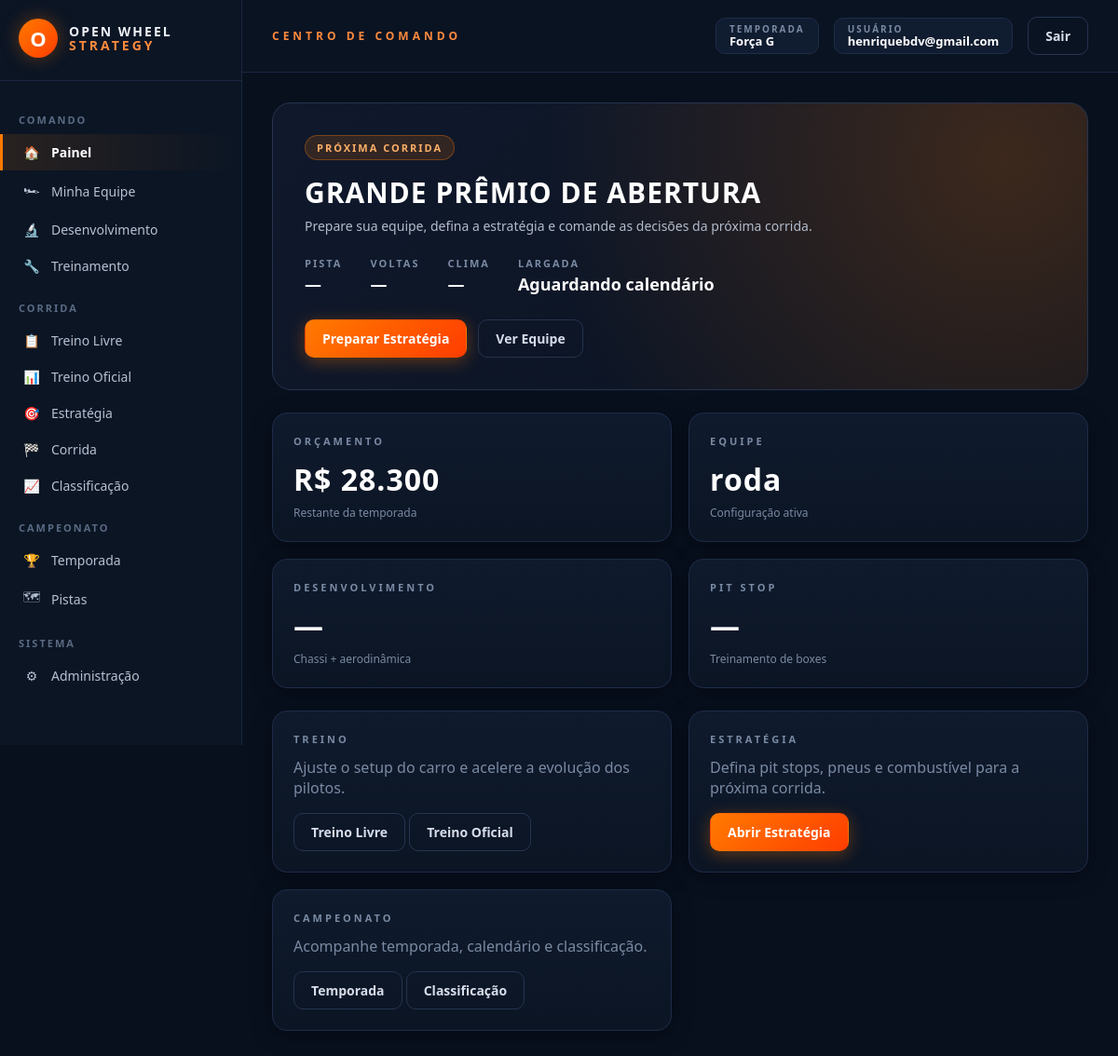
Page / (signed in) on the earlier database version.
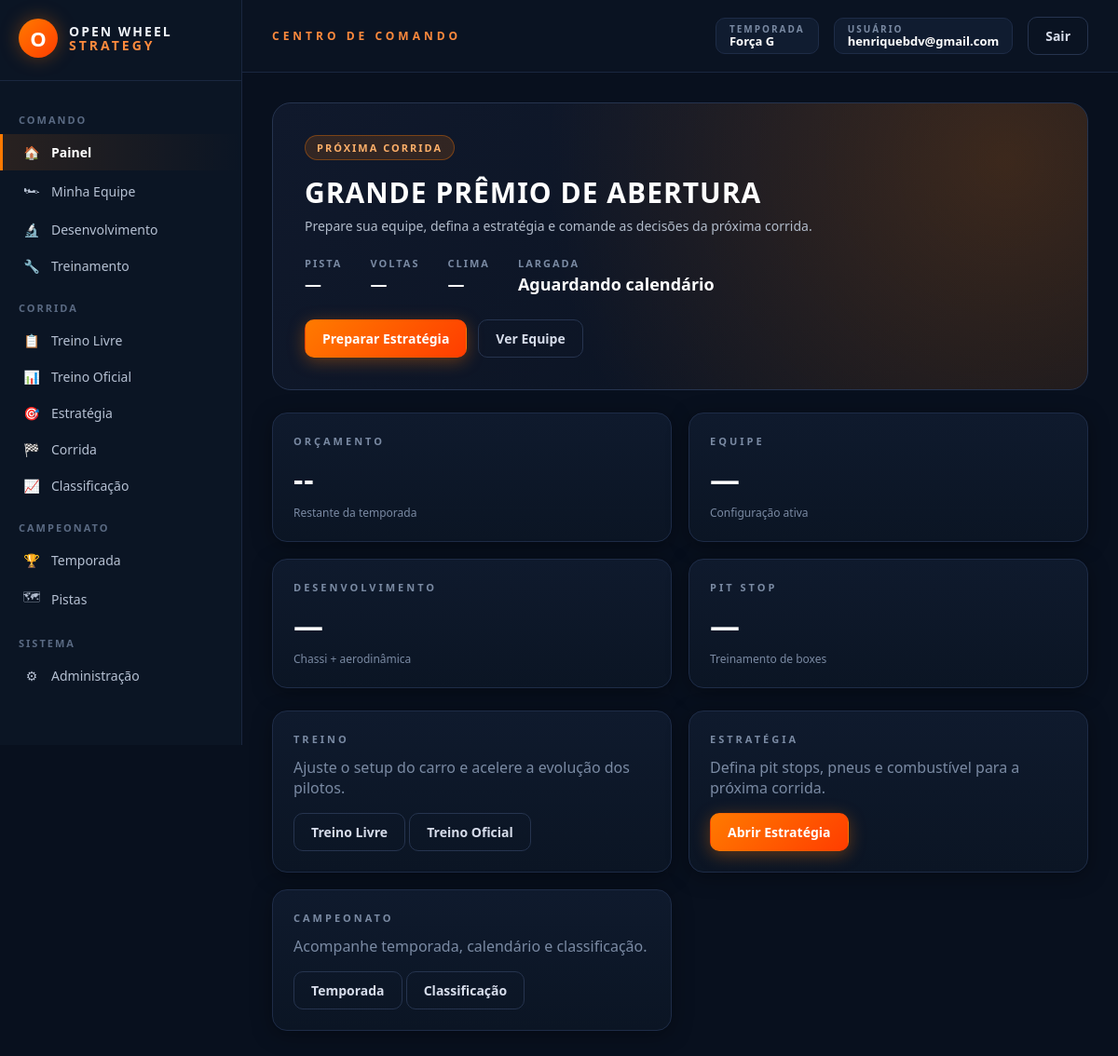
Same page on the later database version.
### models_temporada.py (models this page shows, shortened)
class Temporada(db.Model):
    __tablename__ = "temporadas"
    id = db.Column(db.Integer, primary_key=True)
    nome = db.Column(db.String(120), nullable=False)
    ativa = db.Column(db.Boolean, default=False, nullable=False)
    data_criacao = db.Column(db.DateTime, default=datetime.utcnow)
    corridas_agendadas = db.relationship(
        "CorridaAgendada", backref="temporada",
        cascade="all, delete-orphan",
        order_by="CorridaAgendada.ordem",
    )
    @classmethod
    def ativa_atual(cls):
        try:
            return cls.query.filter_by(ativa=True).first()
        except (OperationalError, ProgrammingError, NoSuchTableError):
            return None

### models.py (models this page shows, shortened)
class Usuario(db.Model):
    __tablename__ = "usuarios"
    id = db.Column(db.Integer, primary_key=True)
    email = db.Column(db.String(150), unique=True, nullable=False)
    senha_hash = db.Column(db.String(255), nullable=True)
    google_id = db.Column(db.String(255), unique=True, nullable=True)
    eh_admin = db.Column(db.Boolean, default=False)
    criado_em = db.Column(db.DateTime, default=datetime.utcnow)
    grupo = db.Column(db.String(50), nullable=True)
    classe = db.Column(db.String(50), nullable=True)
    equipe = db.relationship("CarroJogador", backref="usuario", uselist=False)

class CarroJogador(db.Model):
    __tablename__ = "carros_jogadores"
    id = db.Column(db.Integer, primary_key=True)
    usuario_id = db.Column(db.Integer, db.ForeignKey("usuarios.id"), unique=True, nullable=False)
    nome = db.Column(db.String(100), nullable=False)
    orcamento = db.Column(db.Float, default=55_000.0)
    motor_fornecedor_id = db.Column(db.Integer, db.ForeignKey("fornecedores_motor.id"), nullable=False)
    combustivel_fornecedor_id = db.Column(db.Integer, db.ForeignKey("fornecedores_combustivel.id"), nullable=False)
    pneu_fornecedor_id = db.Column(db.Integer, db.ForeignKey("fornecedores_pneu.id"), nullable=False)
    chassi_fornecedor_id = db.Column(db.Integer, db.ForeignKey("fornecedores_chassi.id"), nullable=True)
    cambio_fornecedor_id = db.Column(db.Integer, db.ForeignKey("fornecedores_cambio.id"), nullable=False)
    suspensao_fornecedor_id = db.Column(db.Integer, db.ForeignKey("fornecedores_suspensao.id"), nullable=False)
    engenheiro_fornecedor_id = db.Column(db.Integer, db.ForeignKey("fornecedores_engenheiro.id"), nullable=True)
    combustivel_carregado = db.Column(db.Float, default=110.0)
    cor_primaria = db.Column(db.String(7), default="#cc0000")
    cor_secundaria = db.Column(db.String(7), default="#ffffff")
    modelo_motor = db.Column(db.Integer, nullable=True)
    modelo_combustivel = db.Column(db.Integer, nullable=True)
    modelo_pneu = db.Column(db.Integer, nullable=True)
    modelo_cambio = db.Column(db.Integer, nullable=True)
    modelo_suspensao = db.Column(db.Integer, nullable=True)

### app.py (the view)
@app.route("/")
def home():
    return render_template("home.html")

### app.py (called while the page is built)
@app.context_processor
def injetar_globais():
    usuario_id = session.get("usuario_id")
    usuario = Usuario.query.get(usuario_id) if usuario_id else None
    return {
        "usuario_logado": usuario,
        "categorias_fornecedor": FORNECEDORES_CONFIG,
        "temporada_ativa": Temporada.ativa_atual(),
    }

### templates/home.html (shortened to what this page needs)
{% extends "base.html" %}
{% block content %}
{% if usuario_logado %}
<div class="ows-hero">
    <span class="ows-hero-label">PRÓXIMA CORRIDA</span>
    <h1>GRANDE PRÊMIO DE ABERTURA</h1>
    <div class="ows-hero-sub">Prepare sua equipe, defina a estratégia e comande as decisões da próxima corrida.</div>
    <div class="ows-hero-meta">
        <div><small>PISTA</small><strong>—</strong></div>
        <div><small>VOLTAS</small><strong>—</strong></div>
        <div><small>CLIMA</small><strong>—</strong></div>
        <div><small>LARGADA</small><strong>Aguardando calendário</strong></div>
    </div>
    <div class="ows-hero-actions">
        <a href="{{ url_for('estrategia_corrida_view') }}" class="ows-btn ows-btn-primary">Preparar Estratégia</a>
        <a href="{{ url_for('minha_equipe') }}" class="ows-btn ows-btn-ghost">Ver Equipe</a>
    </div>
</div>
<div class="ows-grid-4" style="margin-bottom:24px;">
    <div class="ows-card">
        <h3>ORÇAMENTO</h3>
        <div class="ows-value">
            {% if usuario_logado.equipe %}R$ {{ '{:,.0f}'.format(usuario_logado.equipe.orcamento or 0)|replace(',', '.') }}{% else %}--{% endif %}
        </div>
        <div class="ows-hint">Restante da temporada</div>
    </div>
    <div class="ows-card">
        <h3>EQUIPE</h3>
        <div class="ows-value">{% if usuario_logado.equipe %}{{ usuario_logado.equipe.nome }}{% else %}—{% endif %}</div>
        <div class="ows-hint">Configuração ativa</div>
    </div>
    <div class="ows-card">
        <h3>DESENVOLVIMENTO</h3>
        <div class="ows-value">—</div>
        <div class="ows-hint">Chassi + aerodinâmica</div>
    </div>
    <div class="ows-card">
        <h3>PIT STOP</h3>
        <div class="ows-value">—</div>
        <div class="ows-hint">Treinamento de boxes</div>
    </div>
</div>
<div class="ows-grid-3">
    <div class="ows-card">
        <h3>TREINO</h3>
        <p class="ows-muted" style="margin-bottom:16px;">Ajuste o setup do carro e acelere a evolução dos pilotos.</p>
        <a href="{{ url_for('treino_livre_view') }}" class="ows-btn ows-btn-ghost">Treino Livre</a>
        <a href="{{ url_for('treino_oficial_view') }}" class="ows-btn ows-btn-ghost">Treino Oficial</a>
    </div>
    <div class="ows-card">
        <h3>ESTRATÉGIA</h3>
        <p class="ows-muted" style="margin-bottom:16px;">Defina pit stops, pneus e combustível para a próxima corrida.</p>
        <a href="{{ url_for('estrategia_corrida_view') }}" class="ows-btn ows-btn-primary">Abrir Estratégia</a>
    </div>
    <div class="ows-card">
        <h3>CAMPEONATO</h3>
        <p class="ows-muted" style="margin-bottom:16px;">Acompanhe temporada, calendário e classificação.</p>
        <a href="{{ url_for('temporada_view') }}" class="ows-btn ows-btn-ghost">Temporada</a>
        <a href="{{ url_for('classificacao_view') }}" class="ows-btn ows-btn-ghost">Classificação</a>
    </div>
</div>
{% endif %}
{% endblock %}

### templates/base.html (shortened to what this page needs)
<!DOCTYPE html>
<html lang="pt-br">
<head>
    <link href="{{ url_for('static', filename='css/tema.css') }}" rel="stylesheet">
</head>
<body>
{% if usuario_logado %}
<div class="ows-shell">
    <aside class="ows-sidebar">
        <div class="ows-logo">
            <div class="ows-logo-mark">O</div>
            <div class="ows-logo-text">OPEN WHEEL<br><span>STRATEGY</span></div>
        </div>
        <div class="ows-menu-section">COMANDO</div>
        <a href="{{ url_for('home') }}" class="ows-menu-link {% if request.endpoint == 'home' %}active{% endif %}"><span class="ows-icon">🏠</span> Painel</a>
        <a href="{{ url_for('minha_equipe') }}" class="ows-menu-link {% if request.endpoint == 'minha_equipe' %}active{% endif %}"><span class="ows-icon">🏎</span> Minha Equipe</a>
        <a href="{{ url_for('desenvolvimento_view') }}" class="ows-menu-link {% if request.endpoint == 'desenvolvimento_view' %}active{% endif %}"><span class="ows-icon">🔬</span> Desenvolvimento</a>
        <a href="{{ url_for('treinamento_view') }}" class="ows-menu-link {% if request.endpoint == 'treinamento_view' %}active{% endif %}"><span class="ows-icon">🔧</span> Treinamento</a>
        <div class="ows-menu-section">CORRIDA</div>
        <a href="{{ url_for('treino_livre_view') }}" class="ows-menu-link {% if request.endpoint == 'treino_livre_view' %}active{% endif %}"><span class="ows-icon">📋</span> Treino Livre</a>
        <a href="{{ url_for('treino_oficial_view') }}" class="ows-menu-link {% if request.endpoint == 'treino_oficial_view' %}active{% endif %}"><span class="ows-icon">📊</span> Treino Oficial</a>
        <a href="{{ url_for('estrategia_corrida_view') }}" class="ows-menu-link {% if request.endpoint == 'estrategia_corrida_view' %}active{% endif %}"><span class="ows-icon">🎯</span> Estratégia</a>
        <a href="{{ url_for('corrida_view') }}" class="ows-menu-link {% if request.endpoint == 'corrida_view' %}active{% endif %}"><span class="ows-icon">🏁</span> Corrida</a>
        <a href="{{ url_for('classificacao_view') }}" class="ows-menu-link {% if request.endpoint == 'classificacao_view' %}active{% endif %}"><span class="ows-icon">📈</span> Classificação</a>
        <div class="ows-menu-section">CAMPEONATO</div>
        <a href="{{ url_for('temporada_view') }}" class="ows-menu-link {% if request.endpoint == 'temporada_view' %}active{% endif %}"><span class="ows-icon">🏆</span> Temporada</a>
        <a href="{{ url_for('pistas_reais_view') }}" class="ows-menu-link {% if request.endpoint == 'pistas_reais_view' %}active{% endif %}"><span class="ows-icon">🗺</span> Pistas</a>
        {% if usuario_logado.eh_admin %}
        <div class="ows-menu-section">SISTEMA</div>
        <a href="{{ url_for('admin_dashboard') }}" class="ows-menu-link {% if request.endpoint == 'admin_dashboard' %}active{% endif %}"><span class="ows-icon">⚙</span> Administração</a>
        {% endif %}
    </aside>
    <div class="ows-main">
        <header class="ows-topbar">
            <div class="ows-topbar-title">CENTRO DE COMANDO</div>
            <div class="ows-topbar-right">
                {% if temporada_ativa %}
                <div class="ows-badge">
                    <div class="ows-badge-label">TEMPORADA</div>
                    <div class="ows-badge-value">{{ temporada_ativa.nome }}</div>
                </div>
                {% endif %}
                <div class="ows-badge">
                    <div class="ows-badge-label">USUÁRIO</div>
                    <div class="ows-badge-value">{{ usuario_logado.email }}</div>
                </div>
                <a href="{{ url_for('logout') }}" class="ows-btn ows-btn-ghost">Sair</a>
            </div>
        </header>
        <div class="ows-content">
            {% block content %}{% endblock %}
        </div>
    </div>
</div>
{% endif %}
</body>
</html>

Differences in the rows shown:
removed CarroJogador: orcamento "28.300", equipe.nome "roda"
Other differences:
text no longer shown: "R$"
